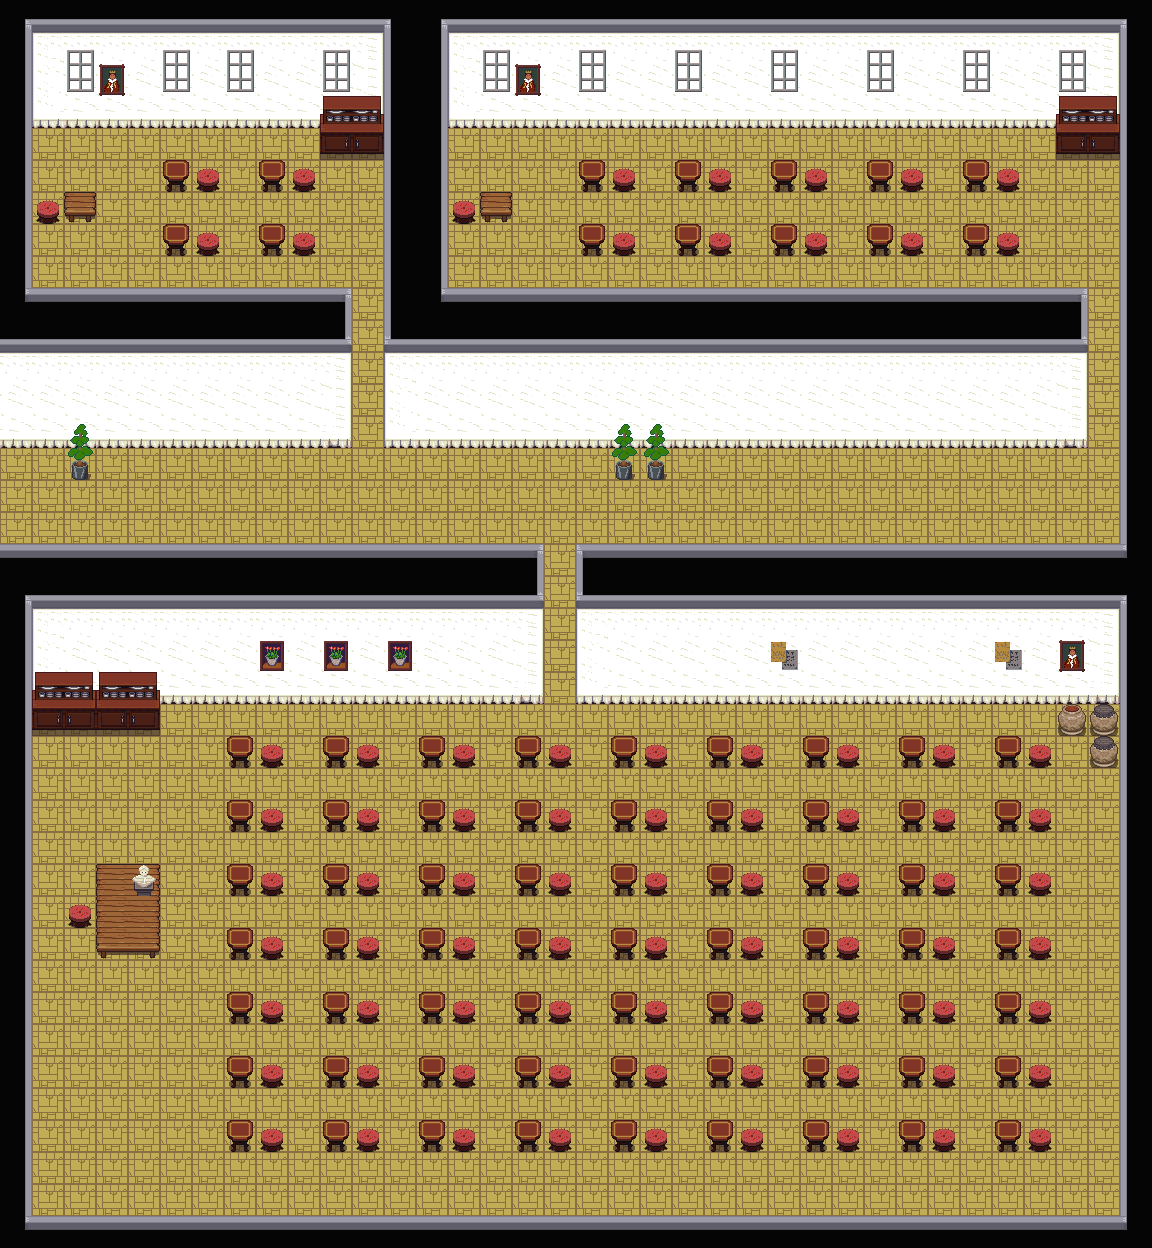

Below is a game level as drawn by its tile map, then a one-line description and the .tmx that defines it (tile-layer data replaced by summaries):
An orthogonal 36x39 tile map with 32x32 px tiles, 3 tile layers (floors and wals, furniture, items) and 5 objects.

<map version="1.4" tiledversion="1.4.3" orientation="orthogonal" renderorder="right-down" width="36" height="39" tilewidth="32" tileheight="32" infinite="0" nextlayerid="6" nextobjectid="10">
 <tileset firstgid="1" source="2e.tsx" />
 <layer id="1" name="floors and wals" width="36" height="39">
  <data>[1404 cells, 1404 non-empty, 22 distinct tile ids]</data>
 </layer>
 <layer id="2" name="furniture" width="36" height="39">
  <data>[1404 cells, 179 non-empty, 15 distinct tile ids]</data>
 </layer>
 <layer id="3" name="items" width="36" height="39">
  <data>[1404 cells, 42 non-empty, 12 distinct tile ids]</data>
 </layer>
 <objectgroup id="5" name="Areas">
  <object id="1" x="32" y="128" width="352" height="160" />
  <object id="3" x="448" y="128" width="672" height="160" />
  <object id="4" x="32" y="704" width="1088" height="512" />
  <object id="5" x="0" y="448" width="32" height="96" />
  <object id="9" x="426" y="350" width="670" height="100">
   <text fontfamily="Palace Script MT" pixelsize="96" wrap="1" color="#6d3838" italic="1">Sufering, Pain, and Egony.</text>
  </object>
 </objectgroup>
</map>
